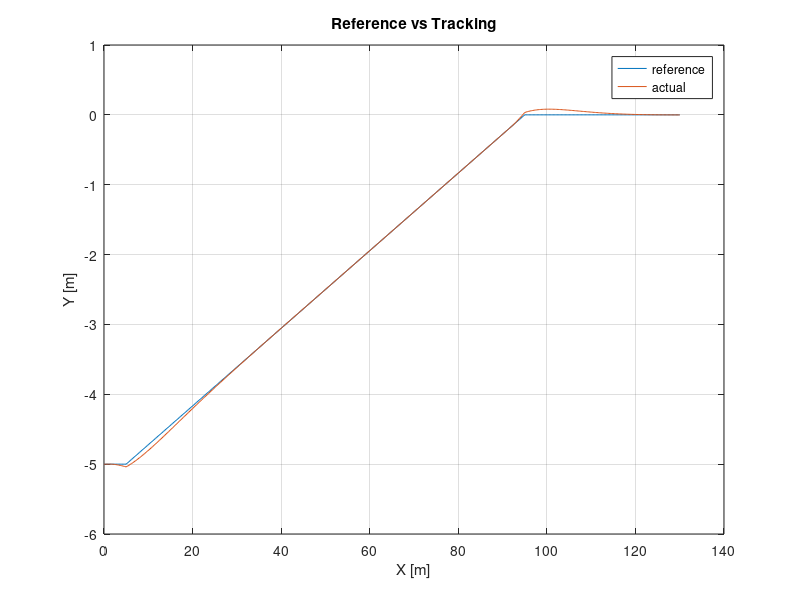
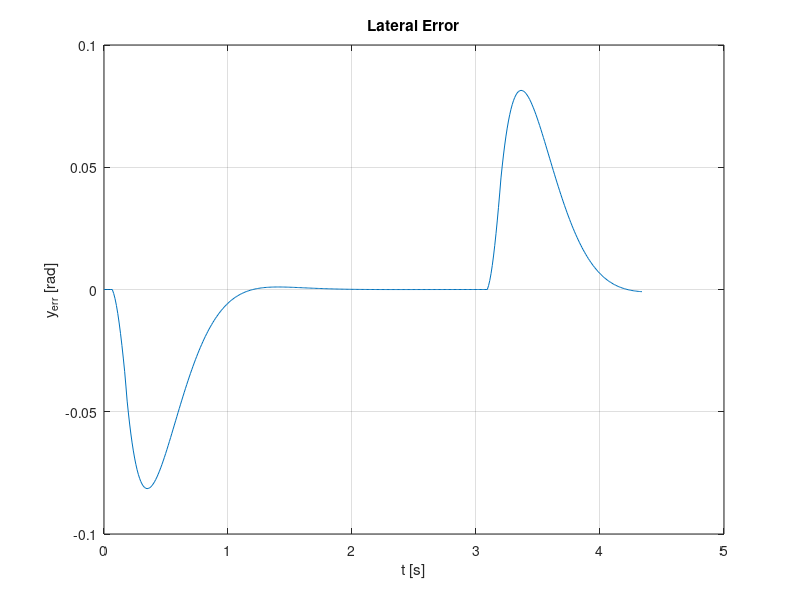

MATLAB code for these plots, in order: (Note: this script raises an error after producing the figures.)
close all;
clear all;
clc;

% Model Parameters
m = 1573;
Iz = 2873;
lf = 1.10;
lr = 1.58;
Cf = 8e4;
Cr = 8e4;
Vx = 30;

% System Matrix
A = 2*[ 0,  1/2,                    0,                  0;
        0, -(Cf+Cr)/(m*Vx),         (Cf+Cr)/m,          (-Cf*lf+Cr*lr)/(m*Vx);
        0,  0,                      0,                  1/2;
        0, -(Cf*lf-Cr*lr)/(Iz*Vx),  (Cf*lf-Cr*lr)/Iz,   -(Cf*lf^2+Cr*lr^2)/(Iz*Vx)];
%Control Matrix
B1 = [0;
     2*Cf/m;
     0;
     2*Cf*lf/Iz;
    ];

%Feed-Forward Matrix
B2 = [0;
      -2*(Cf*lf-Cr*lr)/(m*Vx) - Vx;
      0;
      -2*(Cf*lf^2+Cr*lr^2)/(Iz*Vx)
     ];

%% Reference Path
strt_seg_len1_x = 5.0;
strt_seg_len2_x = 35.0;
slant_seg_len_x = 90; 
total_path_len = strt_seg_len2_x+strt_seg_len1_x+slant_seg_len_x;
slant_seg_len_y = 5.0;
str_seg1_y = -5.0;
str_seg2_y = 0.0;
slant_ang = atan2(slant_seg_len_y,slant_seg_len_x);
slant_seg_len = norm([slant_seg_len_x,slant_seg_len_y]);

%% Time Parametrization
dt = 0.01;
tf = (slant_seg_len + strt_seg_len2_x + strt_seg_len1_x)/Vx;
t_strt1 = strt_seg_len1_x/Vx;
t_slant = t_strt1+slant_seg_len/Vx;
ts1 = linspace(0,t_strt1,floor(t_strt1/dt));
ts2 = linspace(t_strt1+dt,t_slant,floor((t_slant-t_strt1)/dt));
ts3 = linspace(t_slant+dt,tf,floor((tf-t_slant)/dt));
ts = [ts1, ts2, ts3];

dphi_wind = 10*dt;

x_ref = zeros(1,length(ts));
y_ref = zeros(1,length(ts));
dy_ref = zeros(1,length(ts));
phi_ref = zeros(1,length(ts));
dphi_ref = zeros(1,length(ts));
X_ref = zeros(4,length(ts));
x_act = zeros(1,length(ts));

x_act(1) = 0;

x_ref(1:length(ts1)) = linspace(0,strt_seg_len1_x,length(ts1));
x_ref(length(ts1)+1:length(ts1)+length(ts2)) = strt_seg_len1_x + linspace(Vx*dt*cos(slant_ang),slant_seg_len_x, length(ts2));
x_ref(length(ts1)+length(ts2)+1:length(ts)) = linspace(Vx*dt+strt_seg_len1_x+slant_seg_len_x,strt_seg_len1_x+slant_seg_len_x+strt_seg_len2_x,length(ts3));

y_ref(1:length(ts1)) = str_seg1_y;
y_ref(length(ts1)+1:length(ts1)+length(ts2)) = linspace(Vx*dt*sin(slant_ang)+str_seg1_y,str_seg2_y, length(ts2));
y_ref(length(ts1)+length(ts2)+1:length(ts)) = str_seg2_y;

dy_ref(1:length(ts1)) = 0.0;
dy_ref(length(ts1)+1:length(ts1)+length(ts2)) = Vx*sin(slant_ang);
dy_ref(length(ts1)+length(ts2)+1:length(ts)) = 0.0;

dphi1_start = floor((t_strt1-dphi_wind)/dt);
dphi1_end = floor((t_strt1)/dt);
dphi2_start = floor((t_slant-dphi_wind)/dt);
dphi2_end = floor((t_slant)/dt);

dphi_ref(dphi1_start:dphi1_end) = slant_ang/dphi_wind;
dphi_ref(dphi2_start:dphi2_end) = -slant_ang/dphi_wind;

for i=2:length(phi_ref)
    phi_ref(i) = phi_ref(i-1) + dphi_ref(i-1)*dt;
end


X_ref(1,:) = y_ref;
X_ref(2,:) = dy_ref;
X_ref(3,:) = phi_ref;
X_ref(4,:) = dphi_ref;

%% Controller
Q = eye(4);
R = 5.5;
Q(1,1) = 7.50;
Q(2,2) = 0.42;
Q(3,3) = 25;
Q(4,4) = 17.0;
[K,S,P] = lqr(A,B1,Q,R);

%% Simulation

X0 = [str_seg1_y,0,0,0]';
E = [0,0,0,0]';
traj_act = zeros(2, length(ts));
E_log = zeros(4,length(ts));
U_log = zeros(1,length(ts));
E_log(:,1) = [0,0,0,0]';


Edot = zeros(4,1);


for i=1:length(ts)
    curr_yaw = (phi_ref(i)+E(3));
    traj_act(1,i) = x_ref(i) - E(1)*sin(curr_yaw) - E(2)*sin(curr_yaw)*dt;
    traj_act(2,i) = y_ref(i) + E(1)*cos(curr_yaw) + E(2)*cos(curr_yaw)*dt;
    
    E_log(:,i) = E;
    U_log(i) = -K*E;
    Edot = A*E-B1*K*E+B2*dphi_ref(i);
    E = E + Edot*dt;
end


%% Display error analytics
fprintf('Max Abs. Lateral Error: %f m\n',max(abs(E_log(1,:))))
fprintf('Max Abs. Heading Error: %f rad\n',max(abs(E_log(3,:))))
fprintf('Max Steering Rate: %f rad/s\n',max(diff(U_log)/dt))

%% Plotting
figure;
plot(x_ref, y_ref)
hold on;
grid on;
plot(traj_act(1,:), traj_act(2,:));
title('Reference vs Tracking')
xlabel('X [m]')
ylabel('Y [m]')
legend('reference', 'actual')

figure;
plot(ts, E_log(1,:));
grid on;
title('Lateral Error')
xlabel('t [s]')
ylabel('y_{err} [rad]')
xline(t_strt1,'--','Lane Exit','LineWidth',1.50,'Color','b')
xline(t_strt1+1.0,'--','1 sec from Exit','LineWidth',1.50,'Color','b')
xline(t_slant,'--','Lane Entry','LineWidth',1.50,'Color','b')
xline(t_slant+1.0,'--','1 sec from Entry','LineWidth',1.50,'Color','b')
yline(0.002,'--','Settling Bound','LineWidth',1.5,'Color','g')
yline(-0.002,'--','Settling Bound','LineWidth',1.5,'Color','g')

figure;
plot(ts, U_log)
title('Steering Angle')
xlabel('t [s]')
ylabel('\delta_f [rad]')
grid on;

figure;
plot(ts(2:length(ts)),diff(U_log)/dt)
hold on;
grid on;
title('Steering Rate')
xlabel('t [s]')
ylabel('\delta_f'' [rad/s]')
xline(t_strt1,'--','Lane Exit','LineWidth',1.50,'Color','b')
xline(t_strt1+1.0,'--','1 sec from Exit','LineWidth',1.50,'Color','b')
xline(t_slant,'--','Lane Entry','LineWidth',1.50,'Color','b')
xline(t_slant+1.0,'--','1 sec from Entry','LineWidth',1.50,'Color','b')

figure;
plot(ts, E_log(3,:));
title('Heading Error')
xlabel('t [s]')
ylabel('\Phi_{err} [rad]')
xline(t_strt1,'--','Lane Exit','LineWidth',1.50,'Color','b')
xline(t_strt1+1.0,'--','1 sec from Exit','LineWidth',1.50,'Color','b')
xline(t_slant,'--','Lane Entry','LineWidth',1.50,'Color','b')
xline(t_slant+1.0,'--','1 sec from Entry','LineWidth',1.50,'Color','b')
yline(0.01,'--','Max Bound','LineWidth',1.5,'Color','r')
yline(-0.01,'--','Max Bound','LineWidth',1.5,'Color','r')
yline(0.0007,'--','Settling Bound','LineWidth',1.5,'Color','g')
yline(-0.0007,'--','Settling Bound','LineWidth',1.5,'Color','g')
grid on;


function U = control(X,B1,K,B2,dphi_des)
     U = -B1*K*X + B2*dphi_des;
end




